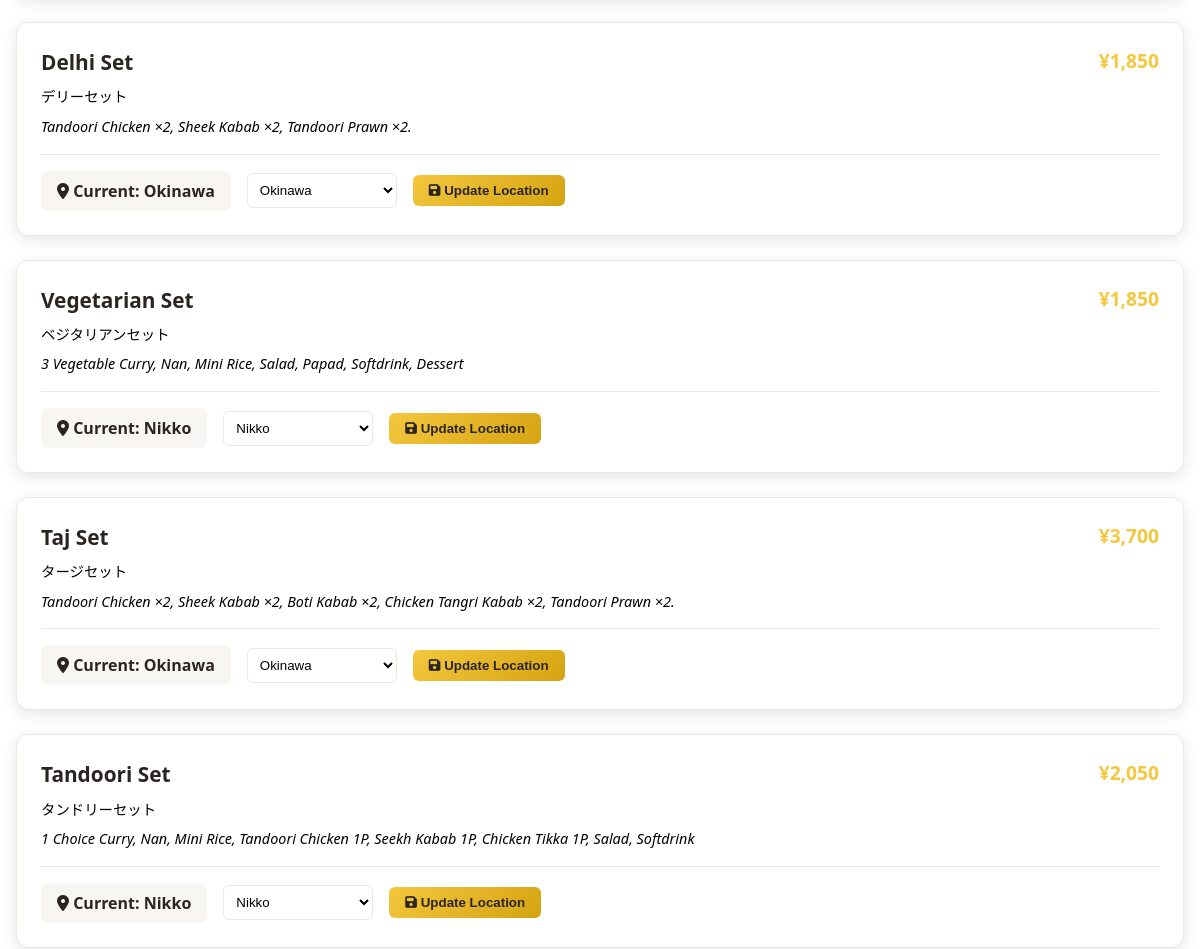
/admin/set-menus (middle part), run on an earlier commit of the app's database.
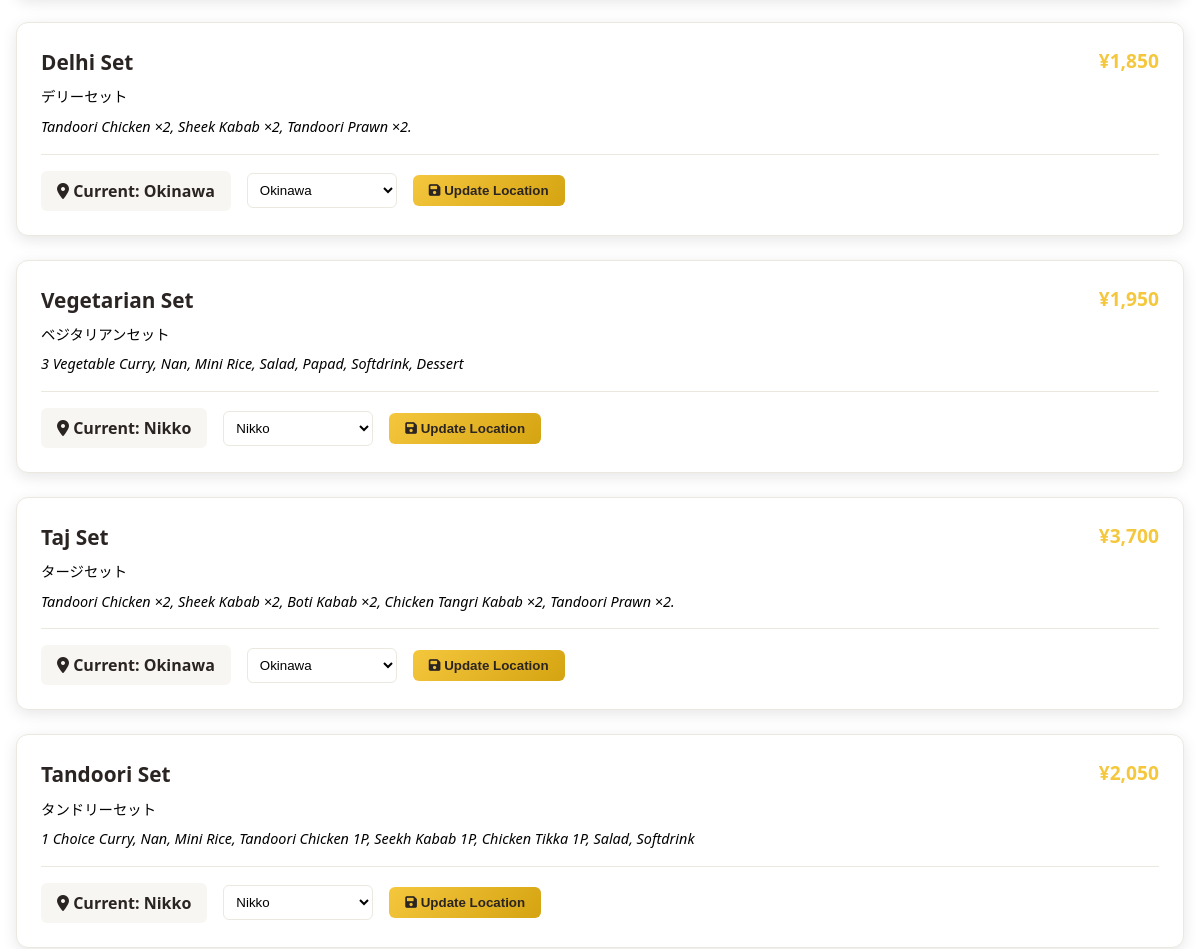
And on a later commit of the database.
### tables this page shows
CREATE TABLE menu_sets (
                    id INTEGER PRIMARY KEY AUTOINCREMENT,
                    name_en TEXT NOT NULL,
                    name_jp TEXT NOT NULL,
                    description_en TEXT,
                    description_jp TEXT,
                    price INTEGER NOT NULL,
                    image_url TEXT,
                    is_available BOOLEAN DEFAULT 1,
                    sort_order INTEGER DEFAULT 0,
                    created_at TIMESTAMP DEFAULT CURRENT_TIMESTAMP
                , restaurant_location TEXT NOT NULL DEFAULT "all");

### app.py (the view)
@app.route('/admin/set-menus')
def admin_set_menus():
    set_menus = db.get_all_set_menus()
    return render_template('admin_set_menus.html', set_menus=set_menus)

### database.py (called while the page is built)
    def get_all_set_menus(self) -> List[Dict]:
        with sqlite3.connect(self.db_path) as conn:
            conn.row_factory = sqlite3.Row
            cursor = conn.cursor()
            cursor.execute('''
                SELECT * FROM menu_sets
                ORDER BY sort_order, name_en
            ''')
            return [dict(row) for row in cursor.fetchall()]

### templates/admin_set_menus.html (shortened to what this page needs)
<!DOCTYPE html>
<html lang="en">
<head>
    <link rel="stylesheet" href="{{ url_for('static', filename='css/style.css') }}">
    <link rel="stylesheet" href="https://cdnjs.cloudflare.com/ajax/libs/font-awesome/6.0.0/css/all.min.css">
</head>
<body>
    <div class="admin-container">
        {% if set_menus %}
            {% for set_menu in set_menus %}
            <div class="set-menu-card">
                <div class="set-menu-header">
                    <div class="set-menu-info">
                        <h3>{{ set_menu.name_en }}</h3>
                        <p>{{ set_menu.name_jp }}</p>
                        {% if set_menu.description_en %}
                        <p style="margin-top: 0.5rem; font-style: italic;">{{ set_menu.description_en }}</p>
                        {% endif %}
                    </div>
                    <div class="set-menu-price">¥{{ "{:,}".format(set_menu.price) }}</div>
                </div>
                <div class="location-form">
                    <div class="current-location">
                        <i class="fas fa-map-marker-alt"></i>
                        Current: <strong>{{ set_menu.restaurant_location.title() }}</strong>
                    </div>
                    <form method="POST" action="{{ url_for('update_set_menu_location', set_id=set_menu.id) }}" style="display: flex; gap: 1rem; align-items: center; flex-wrap: wrap;">
                        <select name="restaurant_location" class="location-select" required>
                            <option value="nikko" {% if set_menu.restaurant_location == 'nikko' %}selected{% endif %}>Nikko</option>
                            <option value="okinawa" {% if set_menu.restaurant_location == 'okinawa' %}selected{% endif %}>Okinawa</option>
                        </select>
                        <button type="submit" class="update-btn">
                            <i class="fas fa-save"></i> Update Location
                        </button>
                    </form>
                </div>
            </div>
            {% endfor %}
        {% else %}
            <div class="empty-state">
                <i class="fas fa-utensils"></i>
                <h3>No Set Menus Found</h3>
                <p>There are no set menus in the database yet.</p>
            </div>
        {% endif %}
    </div>
</body>
</html>

### templates/admin_set_menus.html (style rules this page uses)
.admin-container { max-width: 1200px; margin: 2rem auto; padding: 0 1rem; }
.set-menu-card { background: white; border-radius: 12px; padding: 1.5rem; margin-bottom: 1.5rem; box-shadow: 0 4px 15px rgba(0, 0, 0, 0.1); border: 1px solid hsl(var(--border)); }
.set-menu-header { display: flex; justify-content: space-between; align-items: flex-start; margin-bottom: 1rem; }
.set-menu-info h3 { margin: 0 0 0.5rem 0; color: hsl(var(--luxury-black)); font-size: 1.3rem; }
.set-menu-info p { margin: 0; color: hsl(var(--text-secondary)); font-size: 0.9rem; }
.set-menu-price { font-size: 1.2rem; font-weight: 700; color: hsl(var(--luxury-gold)); }
.location-form { display: flex; gap: 1rem; align-items: center; flex-wrap: wrap; margin-top: 1rem; padding-top: 1rem; border-top: 1px solid hsl(var(--border)); }
.location-select { padding: 0.5rem; border: 1px solid hsl(var(--border)); border-radius: 6px; background: white; min-width: 150px; }
.update-btn { background: linear-gradient(135deg, hsl(var(--luxury-gold)), hsl(var(--luxury-gold-dark))); color: hsl(var(--luxury-black)); padding: 0.5rem 1rem; border: none; border-radius: 6px; cursor: pointer; font-weight: 600; transition: var(--transition-smooth); }
.current-location { background: hsl(var(--luxury-cream)); padding: 0.5rem 1rem; border-radius: 6px; font-weight: 600; color: hsl(var(--luxury-black)); }

What changed in the data, as far as the page shows it:
changed menu_sets "Vegetarian Set": price "1,850" → "1,950"
